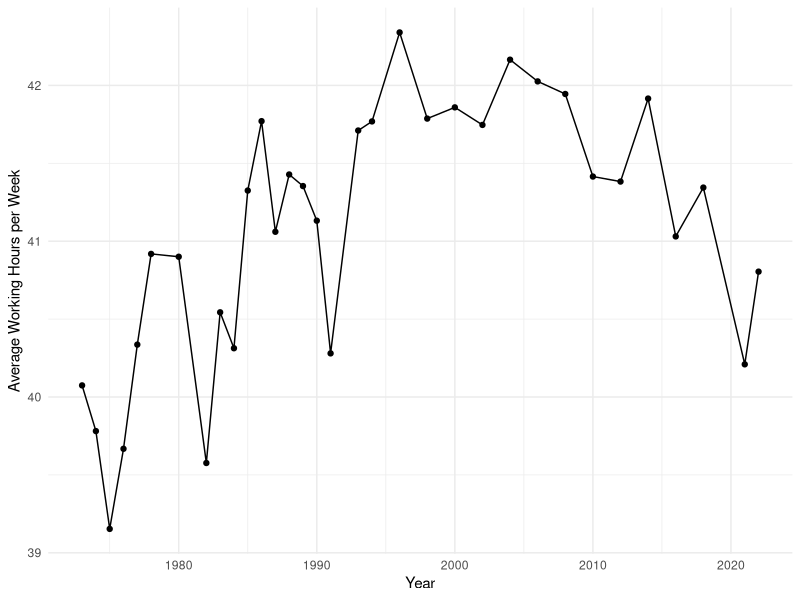
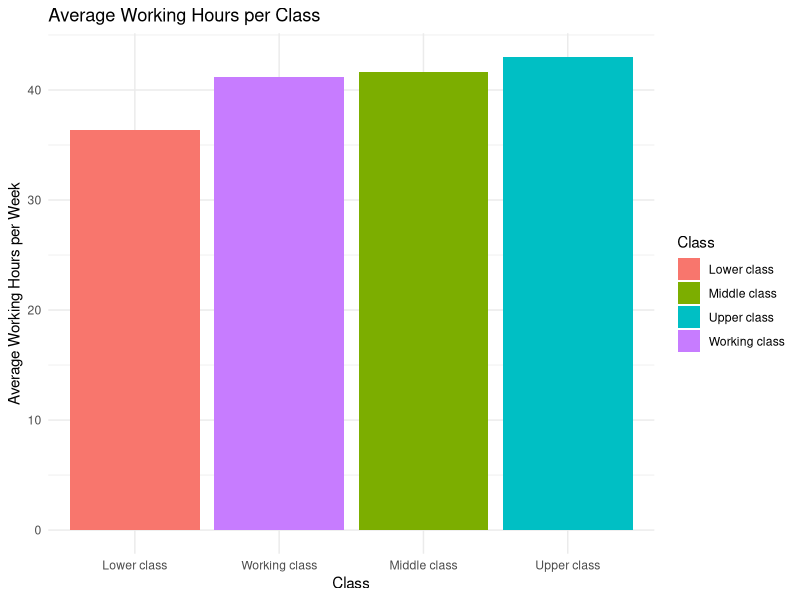
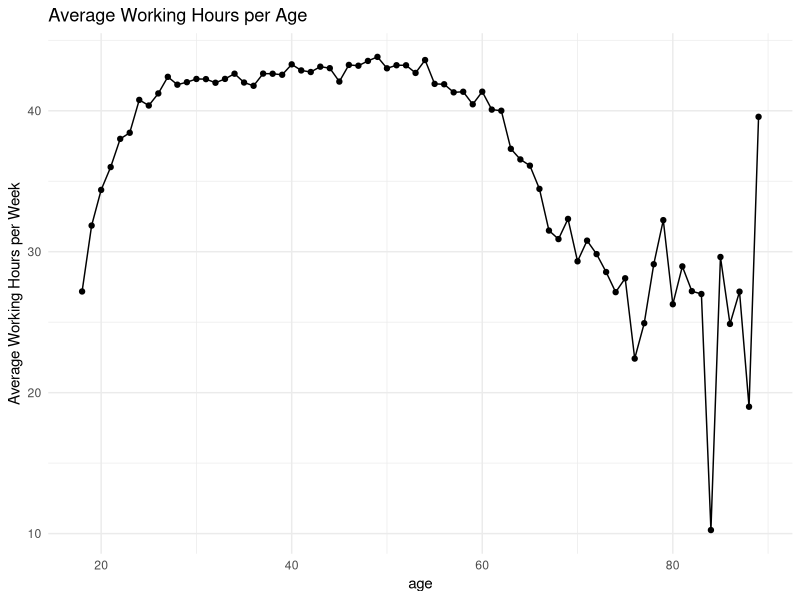
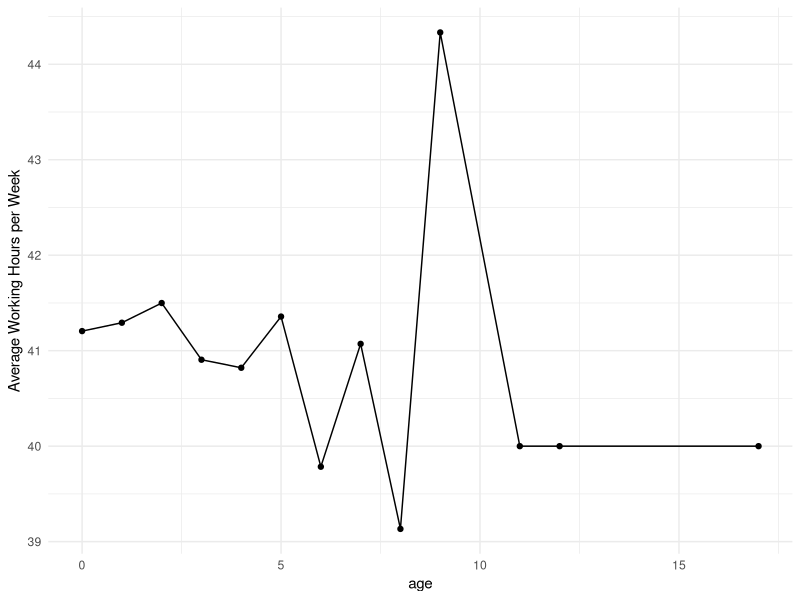
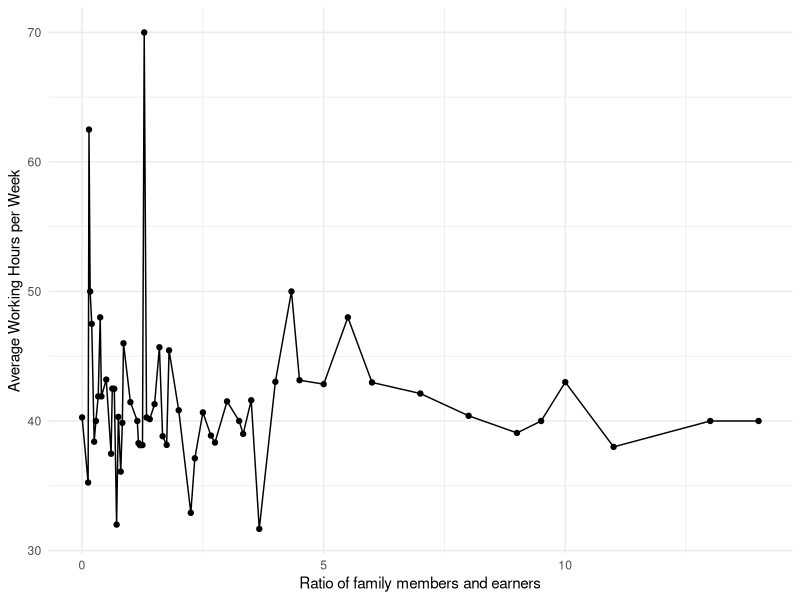
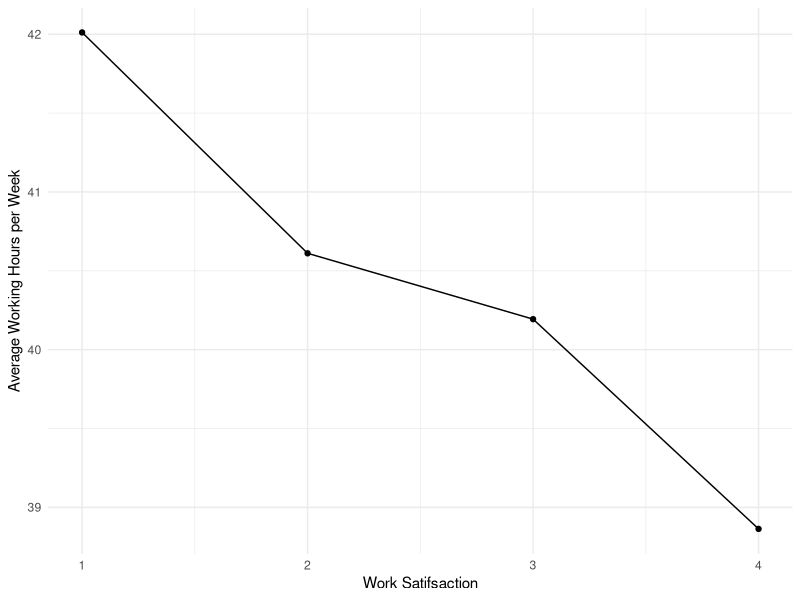
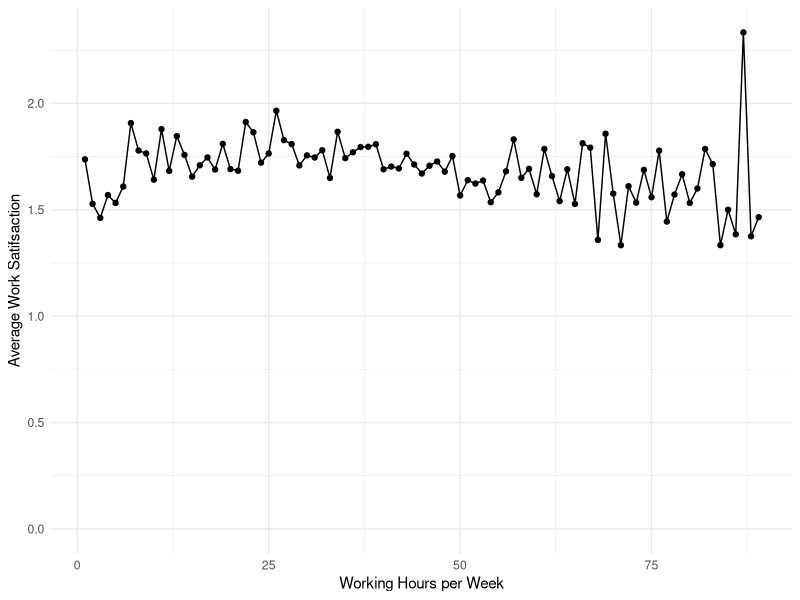
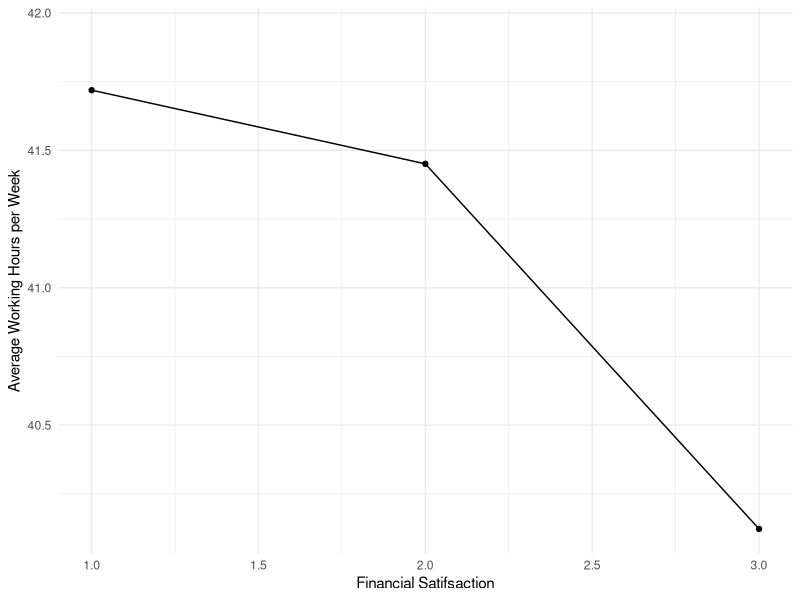

Reproduce these figures in R, in order.
## ---- chunk 1
#| include: false
#| warning: false
#| message: false

library(tidyverse)
library(here)
library(knitr)
library(kableExtra)

cleaned_data<-read_csv(file=here("data/analysis_data/analysis_data.csv"))

## ---- chunk 2
#| label: tbl-data
#| tbl-cap: "Data Retrived"
#| echo: false


data <- data.frame(
  Variable = c("age", "cohort", "sexbirth1", "marital", "degree", "income16", "satfin", "finalter", "finrela", "class", "class1"),
  Description = c("Respondent's age", "Birth cohort of respondent", "sex recorded at birth", "Respondent's marital status", "Respondent's degree", "family income recorded in 2016", "Respondent's satisfaction with their current financial situation", "Changes in respondent's financial situation", "Comparing respondent’s family income with American families in general", "self identified social class the respondent belong in", "self identified social class the respondent belong in (more granular than social_class)"),
  Example = c("56", "1965", "Female", "Divorced", "Bachelors", "$50,000 TO $59,999", "Pretty Well Satisfied", "Stayed the same", "Above Average", "Middle Class", "Upper Middle Class")
)

# Create the table using kable and kableExtra for HTML output
kable(data)
## ---- chunk 3
#| label: fig-year
#| fig-cap: Average Working Hours per Year
#| echo: false

hrs_by_years<-
  group_by(cleaned_data, year)|>
  summarize(mean=mean(hrs))

ggplot(hrs_by_years,aes(x=year,y=mean))+
  geom_line() +
  geom_point() +
  theme_minimal() + 
  labs(x = "Year",
       y = "Average Working Hours per Week")
## ---- chunk 4
#| label: fig-class
#| fig-cap: Average Working Hours per Class
#| echo: false
#| warning: false
#| message: false

hrs_by_class <-
  cleaned_data |>
  filter(is.na(cleaned_data$class)==FALSE&cleaned_data$class!=5) |>
  group_by(class)|>
  summarize(mean=mean(hrs)) |>
  mutate(class_str=as.character(class))

hrs_by_class$class_str[hrs_by_class$class_str == '1'] <- 'Lower class'
hrs_by_class$class_str[hrs_by_class$class_str == '2'] <- 'Working class'
hrs_by_class$class_str[hrs_by_class$class_str == '3'] <- 'Middle class'
hrs_by_class$class_str[hrs_by_class$class_str == '4'] <- 'Upper class'

ggplot(hrs_by_class, aes(x = factor(class_str,level = c('Lower class','Working class','Middle class','Upper class')), y = mean, fill = class_str)) +
  geom_bar(stat = "identity", position = "dodge") +
  theme_minimal() +
  labs(title = "Average Working Hours per Class", x = "Class", y = "Average Working Hours per Week", fill ="Class")
## ---- chunk 5
#| label: fig-age
#| fig-cap: Average Working Hours per Age per Week
#| echo: false
#| warning: false
#| message: false
hrs_by_age<-
  group_by(cleaned_data, age)|>
  summarize(mean=mean(hrs))

ggplot(hrs_by_age,aes(x=age,y=mean))+
  geom_line() +
  geom_point() +
  theme_minimal() + 
  labs(title = "Average Working Hours per Age",
       x = "age",
       y = "Average Working Hours per Week")

## ---- chunk 6
#| label: fig-minors
#| fig-cap: Average Working Hours per Number of Minors
#| echo: false
#| warning: false
#| message: false
hrs_by_num_of_minors <-
  cleaned_data |>
  mutate(minors = babies + preteen + teens)|>
  group_by(minors)|>
  summarize(mean = mean(hrs))

ggplot(hrs_by_num_of_minors,aes(x=minors,y=mean))+
  geom_line() +
  geom_point() +
  theme_minimal() + 
  labs(x = "age",
       y = "Average Working Hours per Week")

## ---- chunk 7
#| label: fig-ratio
#| fig-cap: Average Working Hours per Ratio
#| echo: false
#| warning: false
#| message: false
hrs_by_ratio <-
  cleaned_data |>
  mutate(ratio = (babies + preteen + teens + adults)/earnrs) |>
  group_by(ratio) |>
  summarize(mean = mean(hrs))

ggplot(hrs_by_ratio,aes(x=ratio,y=mean))+
  geom_line() +
  geom_point() +
  theme_minimal() + 
  labs(x = "Ratio of family members and earners",
       y = "Average Working Hours per Week")
## ---- chunk 8
#| label: fig-satjob
#| fig-cap: Work Satifsaction and Average Working Hours
#| echo: false
#| warning: false
#| message: false
hrs_by_satjob<-
  group_by(cleaned_data, satjob )|>
  summarize(mean=mean(hrs))

ggplot(hrs_by_satjob,aes(x=satjob ,y=mean))+
  geom_line() +
  geom_point() +
  theme_minimal() + 
  labs(x = "Work Satifsaction",
       y = "Average Working Hours per Week")

## ---- chunk 9
#| label: fig-satjob_by_hrs
#| fig-cap: Working Hours and Average Work Satifsaction
#| echo: false
#| warning: false
#| message: false
satjob_by_hrs<-
  cleaned_data |>
  filter(is.na(cleaned_data$satjob)==FALSE)|>
  group_by(hrs )|>
  summarize(mean=mean(satjob))

ggplot(satjob_by_hrs,aes(x=hrs,y=mean))+
  geom_line() +
  geom_point() +
  theme_minimal() + 
  labs(x = "Working Hours per Week",
       y = "Average Work Satifsaction") +
  expand_limits(y=0)
## ---- chunk 10
#| label: fig-satfin
#| fig-cap: Financial Satifsaction and Average Working Hours
#| echo: false
#| warning: false
#| message: false
hrs_by_satfin<-
  group_by(cleaned_data, satfin )|>
  summarize(mean=mean(hrs))

ggplot(hrs_by_satfin,aes(x=satfin ,y=mean))+
  geom_line() +
  geom_point() +
  theme_minimal() + 
  labs(x = "Financial Satifsaction",
       y = "Average Working Hours per Week")
